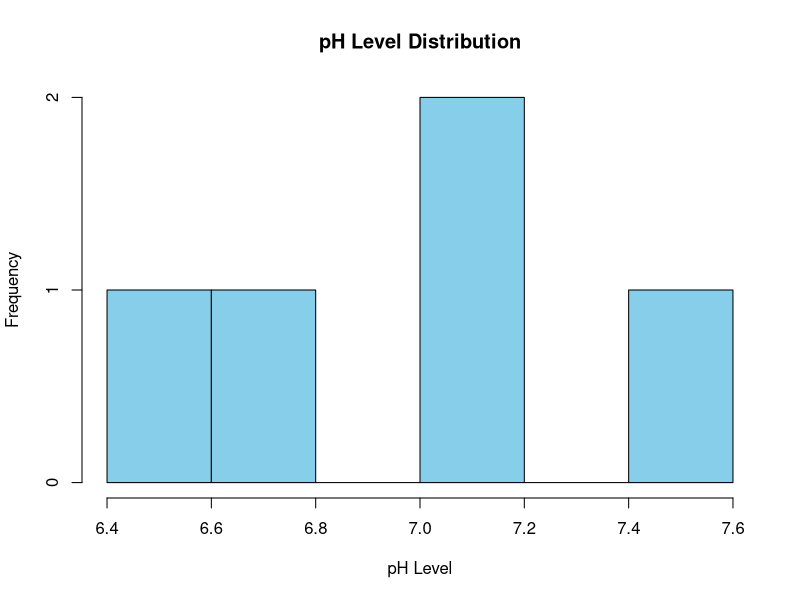
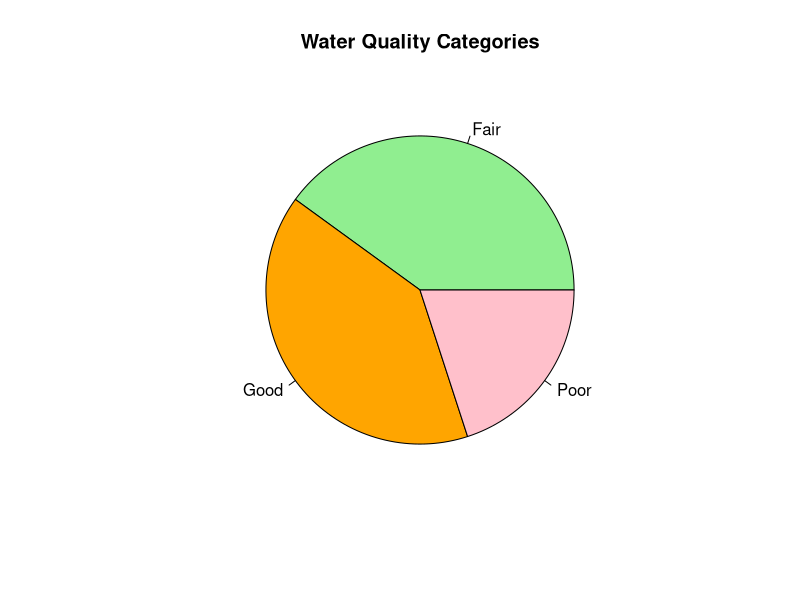
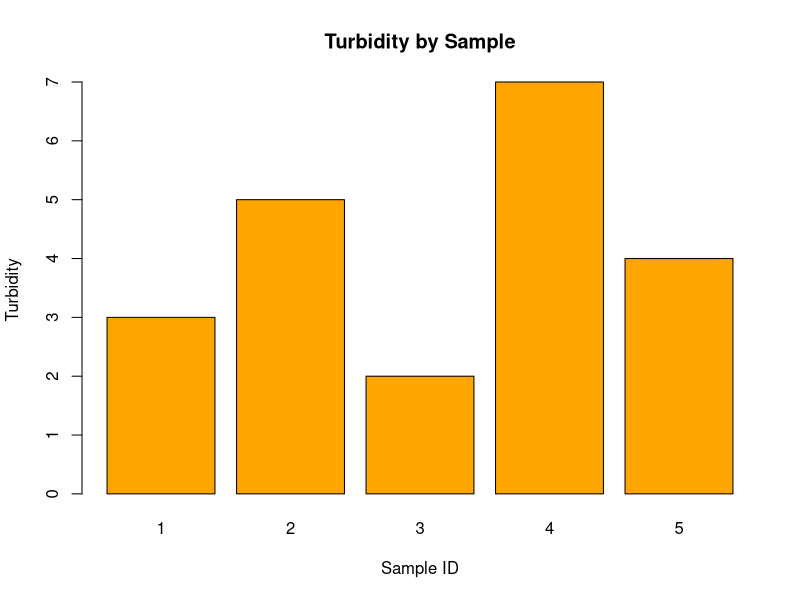
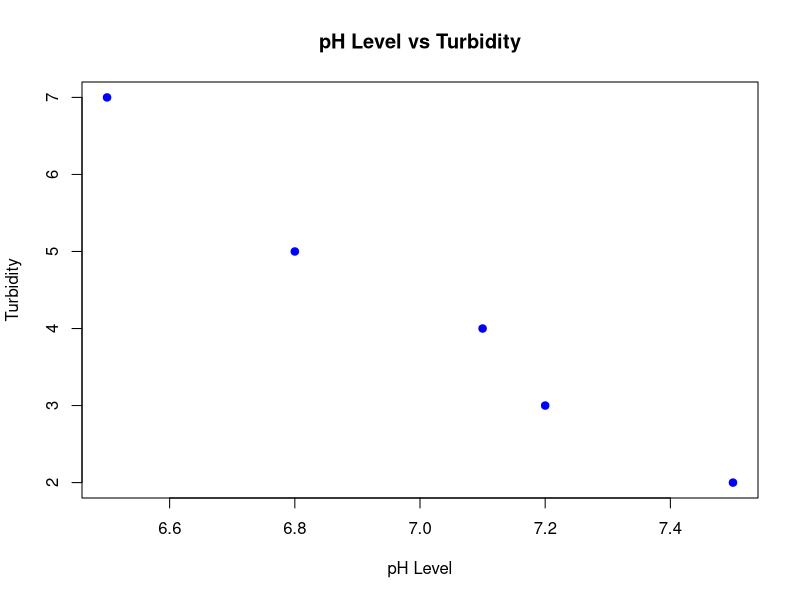

Write R code to recreate these figures, in order.
# SET 29 - Water Samples

data <- data.frame(
  Sample.ID = c(1,2,3,4,5),
  pH.Level = c(7.2,6.8,7.5,6.5,7.1),
  Turbidity = c(3,5,2,7,4),
  Quality = c("Good","Fair","Good","Poor","Fair")
)

# 37. Histogram of pH levels
hist(data$`pH.Level`,
     main="pH Level Distribution",
     xlab="pH Level",
     col="skyblue",
     border="black")

# 38. Pie chart of water quality categories
pie(table(data$Quality),
    main="Water Quality Categories",
    col=c("lightgreen","orange","pink"))

# 39. Bar chart of turbidity by sample
barplot(data$Turbidity,
        names.arg=data$Sample.ID,
        main="Turbidity by Sample",
        xlab="Sample ID",
        ylab="Turbidity",
        col="orange")

# 40. Scatter plot of pH level vs turbidity
plot(data$`pH.Level`, data$Turbidity,
     main="pH Level vs Turbidity",
     xlab="pH Level",
     ylab="Turbidity",
     pch=19,
     col="blue")
